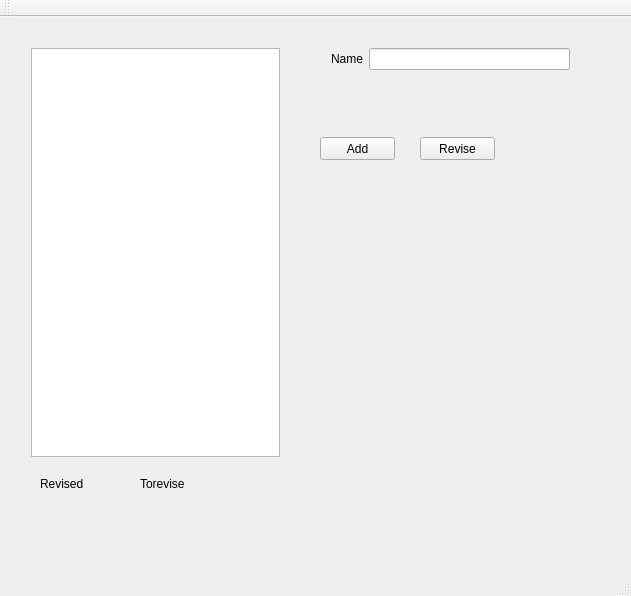
<?xml version="1.0" encoding="UTF-8"?>
<ui version="4.0">
 <class>examenpracticClass</class>
 <widget class="QMainWindow" name="examenpracticClass">
  <property name="geometry">
   <rect>
    <x>0</x>
    <y>0</y>
    <width>631</width>
    <height>596</height>
   </rect>
  </property>
  <property name="windowTitle">
   <string>examenpractic</string>
  </property>
  <widget class="QWidget" name="centralWidget">
   <widget class="QWidget" name="verticalLayoutWidget">
    <property name="geometry">
     <rect>
      <x>20</x>
      <y>20</y>
      <width>271</width>
      <height>431</height>
     </rect>
    </property>
    <layout class="QVBoxLayout" name="verticalLayout">
     <item>
      <widget class="QListWidget" name="fileList"/>
     </item>
    </layout>
   </widget>
   <widget class="QWidget" name="formLayoutWidget">
    <property name="geometry">
     <rect>
      <x>320</x>
      <y>20</y>
      <width>261</width>
      <height>80</height>
     </rect>
    </property>
    <layout class="QFormLayout" name="formLayout">
     <item row="0" column="0">
      <widget class="QLabel" name="nameLabel">
       <property name="text">
        <string>Name</string>
       </property>
      </widget>
     </item>
     <item row="0" column="1">
      <widget class="QLineEdit" name="nameLineEdit"/>
     </item>
    </layout>
   </widget>
   <widget class="QPushButton" name="addButton">
    <property name="geometry">
     <rect>
      <x>320</x>
      <y>120</y>
      <width>75</width>
      <height>23</height>
     </rect>
    </property>
    <property name="text">
     <string>Add</string>
    </property>
   </widget>
   <widget class="QPushButton" name="reviseButton">
    <property name="geometry">
     <rect>
      <x>420</x>
      <y>120</y>
      <width>75</width>
      <height>23</height>
     </rect>
    </property>
    <property name="text">
     <string>Revise</string>
    </property>
   </widget>
   <widget class="QLabel" name="revisedLabel">
    <property name="geometry">
     <rect>
      <x>40</x>
      <y>480</y>
      <width>51</width>
      <height>31</height>
     </rect>
    </property>
    <property name="text">
     <string/>
    </property>
   </widget>
   <widget class="QLabel" name="toreviseLabel">
    <property name="geometry">
     <rect>
      <x>140</x>
      <y>480</y>
      <width>47</width>
      <height>31</height>
     </rect>
    </property>
    <property name="text">
     <string/>
    </property>
   </widget>
   <widget class="QLabel" name="label">
    <property name="geometry">
     <rect>
      <x>40</x>
      <y>460</y>
      <width>47</width>
      <height>13</height>
     </rect>
    </property>
    <property name="text">
     <string>Revised</string>
    </property>
   </widget>
   <widget class="QLabel" name="label_2">
    <property name="geometry">
     <rect>
      <x>140</x>
      <y>460</y>
      <width>47</width>
      <height>13</height>
     </rect>
    </property>
    <property name="text">
     <string>Torevise</string>
    </property>
   </widget>
  </widget>
  <widget class="QMenuBar" name="menuBar">
   <property name="geometry">
    <rect>
     <x>0</x>
     <y>0</y>
     <width>631</width>
     <height>21</height>
    </rect>
   </property>
  </widget>
  <widget class="QToolBar" name="mainToolBar">
   <attribute name="toolBarArea">
    <enum>TopToolBarArea</enum>
   </attribute>
   <attribute name="toolBarBreak">
    <bool>false</bool>
   </attribute>
  </widget>
  <widget class="QStatusBar" name="statusBar"/>
 </widget>
 <layoutdefault spacing="6" margin="11"/>
 <resources>
  <include location="examenpractic.qrc"/>
 </resources>
 <connections/>
</ui>
